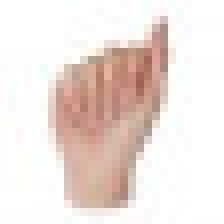
#> input picture A.jpg, 28 x 28 px (shown 8 times larger); its folder holds only this picture in this run
$ python -i segmentation_main.py   (imports and definitions only)
#> lines starting #> are read from the running program, lines starting #| are printed output that depends on the picture; after the words box and inside, x2 and y2 are one past the last pixel; in counts of white or black regions, pixels touching at a corner belong together
import cv2
import numpy as np

def getContours(img, imgContour):
    contours, hierarchy = cv2.findContours(img, cv2.RETR_TREE, cv2.CHAIN_APPROX_SIMPLE) # Trouve extreme outter* contour
    if not contours:
        return
    area = []
    for cnts in contours:
        area.append(cv2.contourArea(cnts))

    max_area = np.max(area)
    max_arg = np.argmax(area)
    cnt = contours[max_arg]
    cv2.drawContours(imgContour, cnt, -1, (255,0,0), 3) #-1: draw all contours
    peri = cv2.arcLength(cnt, True)
    approx = cv2.approxPolyDP(cnt, 0.02*peri, True) # Approxime nombre de coins
    x, y, w, h = cv2.boundingRect(approx)
    cv2.rectangle(imgContour, (x,y), (x+w, y+h), (0,255,0), 2)
    #cv2.putText(imgContour,"Area: {}".format(max_area),(x+(w//2)-10, y+(h//2)-10), cv2.FONT_HERSHEY_COMPLEX, 0.5, (0,0,0),2)
    return x,y,w,h

# Méthode qui fontionne le mieux!
def segmentation_contour(img):
    # Ajout d'un temps de repos
    imgContour = img.copy()
    imgFinal = img.copy()
    imgHSV = cv2.cvtColor(img, cv2.COLOR_BGR2HSV)
    h_min = 0
    h_max = 19
    s_min = 21
    s_max = 255
    v_min = 29
    v_max = 255
    lower = np.array([h_min, s_min, v_min])
    upper = np.array([h_max, s_max, v_max])
    mask = cv2.inRange(imgHSV, lower, upper)
    imgBlur = cv2.blur(mask,(5,5))
    imgBlur = cv2.morphologyEx(imgBlur, cv2.MORPH_CLOSE, (7,7))
    x, y, w, h = 0,0,0,0
    x, y, w, h = getContours(imgBlur, imgContour)
    if h > w:
        imgFinal = imgFinal[y:y+h, x:x+h]
    else:
        imgFinal = imgFinal[y:y+w, x:x+w]
    # print("Taille image finale {}".format(imgFinal.shape))
    return imgFinal

##############################################################################################################################
##############################################################################################################################
#                                                     TESTS                                                                  #
##############################################################################################################################
##############################################################################################################################
# [8 lines left out: function modify_image_format, not called in this run]

# Color Detection
def empty(a):
    pass

# [113 lines left out: functions stackImages, segmentation_contour_test, segmentation_HSV, not called in this run]

#image_result = segmentation_HSV()
#cv2.imshow("image", image_result)
#cv2.waitKey(0)
####################################################################################################
bg = None
# [92 lines left out: functions run_avg, segment, segmentation_substract_background, segmentation_contour_2, segmentation_contour_3, not called in this run]

# [5 lines of commented-out code are left out]

>>> import cv2
>>> picture = cv2.imread('A.jpg')
#> picture is the input picture: shape (28, 28, 3); mean B, G, R 220.9, 225.7, 237.7
>>> result = segmentation_contour(picture)
#> in segmentation_contour, `imgHSV = cv2.cvtColor(img, cv2.COLOR_BGR2HSV)`: imgHSV: shape (28, 28, 3); mean H, S, V 27.6, 22.3, 238.2
#> in segmentation_contour, `mask = cv2.inRange(imgHSV, lower, upper)`:
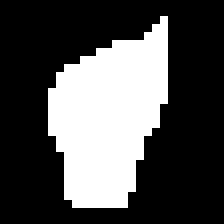
#> mask: shape (28, 28) (shown 8 times larger); 30.9% white; 1 white region
#> in segmentation_contour, `imgBlur = cv2.blur(mask,(5,5))`:
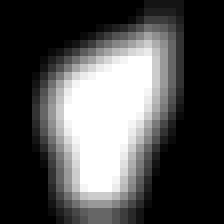
#> imgBlur: shape (28, 28) (shown 8 times larger); min 0, max 255, mean 79.2
#> in segmentation_contour, `imgBlur = cv2.morphologyEx(imgBlur, cv2.MORPH_CLOSE, (7,7))`:
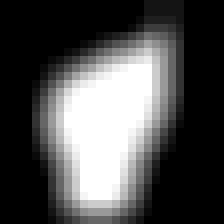
#> imgBlur: shape (28, 28) (shown 8 times larger); min 0, max 255, mean 78.5
#> in getContours, `contours, hierarchy = cv2.findContours(img, cv2.RETR_TREE, cv2.CHAIN_A..`: contours = 1 contour; box (x1, y1, x2, y2) and area: (4, 0, 23, 28) 370
#> the loop in getContours, `for cnts in contours:` made 1 pass
#> after the loop in getContours, `for cnts in contours:`: area = [369.5]
#> in getContours, `max_area = np.max(area)`: max_area = 369.5
#> in getContours, `max_arg = np.argmax(area)`: max_arg = 0
#> in getContours, `cnt = contours[max_arg]`: cnt = contour of 27 points, box (x1, y1, x2, y2) (4, 0, 23, 28), area 370
#> in getContours, `cv2.drawContours(imgContour, cnt, -1, (255,0,0), 3)`:
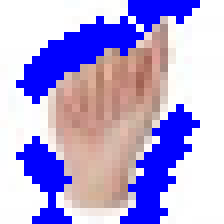
#> imgContour: shape (28, 28, 3) (shown 8 times larger); mean B, G, R 222.7, 166, 177.8
#> in getContours, `peri = cv2.arcLength(cnt, True)`: peri = 81.21
#> in getContours, `approx = cv2.approxPolyDP(cnt, 0.02*peri, True)`: approx = [[22, 0], [18, 0], [15, 4], [5, 8], [6, 27], [18, 26], [22, 15]]
#> in getContours, `x, y, w, h = cv2.boundingRect(approx)`: x = 5; y = 0; w = 18; h = 28
#> in getContours, `cv2.rectangle(imgContour, (x,y), (x+w, y+h), (0,255,0), 2)`:
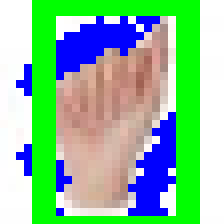
#> imgContour: shape (28, 28, 3) (shown 8 times larger); mean B, G, R 154.1, 192.2, 134.6
#> in segmentation_contour, `x, y, w, h = getContours(imgBlur, imgContour)`: x = 5; y = 0; w = 18; h = 28
#> in segmentation_contour, `imgFinal = imgFinal[y:y+h, x:x+h]`:
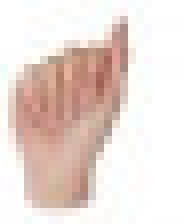
#> imgFinal: shape (28, 23, 3) (shown 8 times larger); mean B, G, R 213.7, 219.5, 234.2

$ run again, on L.jpg
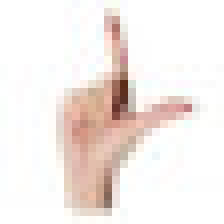
#> input picture L.jpg, 28 x 28 px (shown 8 times larger)
#> picture is the input picture: shape (28, 28, 3); mean B, G, R 232.7, 236.3, 244.3
#> imgHSV: shape (28, 28, 3); mean H, S, V 28.8, 15.5, 244.8
#> in segmentation_contour, `mask = cv2.inRange(imgHSV, lower, upper)`:
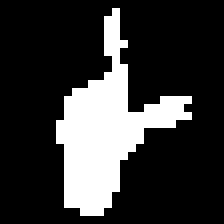
#> mask: shape (28, 28) (shown 8 times larger); 21.4% white; 1 white region
#> contours = 1 contour; box (x1, y1, x2, y2) and area: (5, 0, 26, 28) 310
#> the loop in getContours, `for cnts in contours:` made 1 pass
#> after the loop in getContours, `for cnts in contours:`: area = [309.5]
#> max_area = 309.5
#> max_arg = 0
#> cnt = contour of 27 points, box (x1, y1, x2, y2) (5, 0, 26, 28), area 310
#> peri = 86.38
#> approx = contour of 10 points, box (x1, y1, x2, y2) (6, 0, 26, 28), area 306
#> in getContours, `x, y, w, h = cv2.boundingRect(approx)`: x = 6; y = 0; w = 20; h = 28
#> in segmentation_contour, `x, y, w, h = getContours(imgBlur, imgContour)`: x = 6; y = 0; w = 20; h = 28
#> in segmentation_contour, `imgFinal = imgFinal[y:y+h, x:x+h]`:
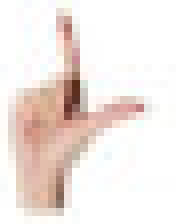
#> imgFinal: shape (28, 22, 3) (shown 8 times larger); mean B, G, R 226.7, 231.3, 241.6

$ run again, on Q.jpg
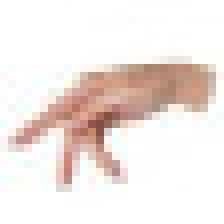
#> input picture Q.jpg, 28 x 28 px (shown 8 times larger)
#> picture is the input picture: shape (28, 28, 3); mean B, G, R 227.7, 231.5, 241.1
#> imgHSV: shape (28, 28, 3); mean H, S, V 22.2, 18.2, 241.6
#> in segmentation_contour, `mask = cv2.inRange(imgHSV, lower, upper)`:
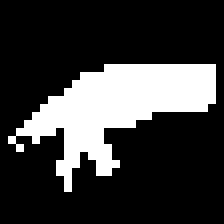
#> mask: shape (28, 28) (shown 8 times larger); 23% white; 1 white region
#> contours = 1 contour; box (x1, y1, x2, y2) and area: (0, 7, 28, 27) 334
#> the loop in getContours, `for cnts in contours:` made 1 pass
#> after the loop in getContours, `for cnts in contours:`: area = [334.5]
#> max_area = 334.5
#> max_arg = 0
#> cnt = contour of 25 points, box (x1, y1, x2, y2) (0, 7, 28, 27), area 334
#> peri = 83.21
#> approx = contour of 9 points, box (x1, y1, x2, y2) (0, 7, 28, 27), area 334
#> in getContours, `x, y, w, h = cv2.boundingRect(approx)`: x = 0; y = 7; w = 28; h = 20
#> in segmentation_contour, `x, y, w, h = getContours(imgBlur, imgContour)`: x = 0; y = 7; w = 28; h = 20
#> in segmentation_contour, `imgFinal = imgFinal[y:y+w, x:x+w]`:
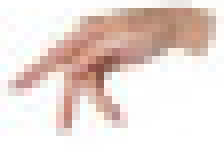
#> imgFinal: shape (21, 28, 3) (shown 8 times larger); mean B, G, R 218.8, 223.8, 236.5
